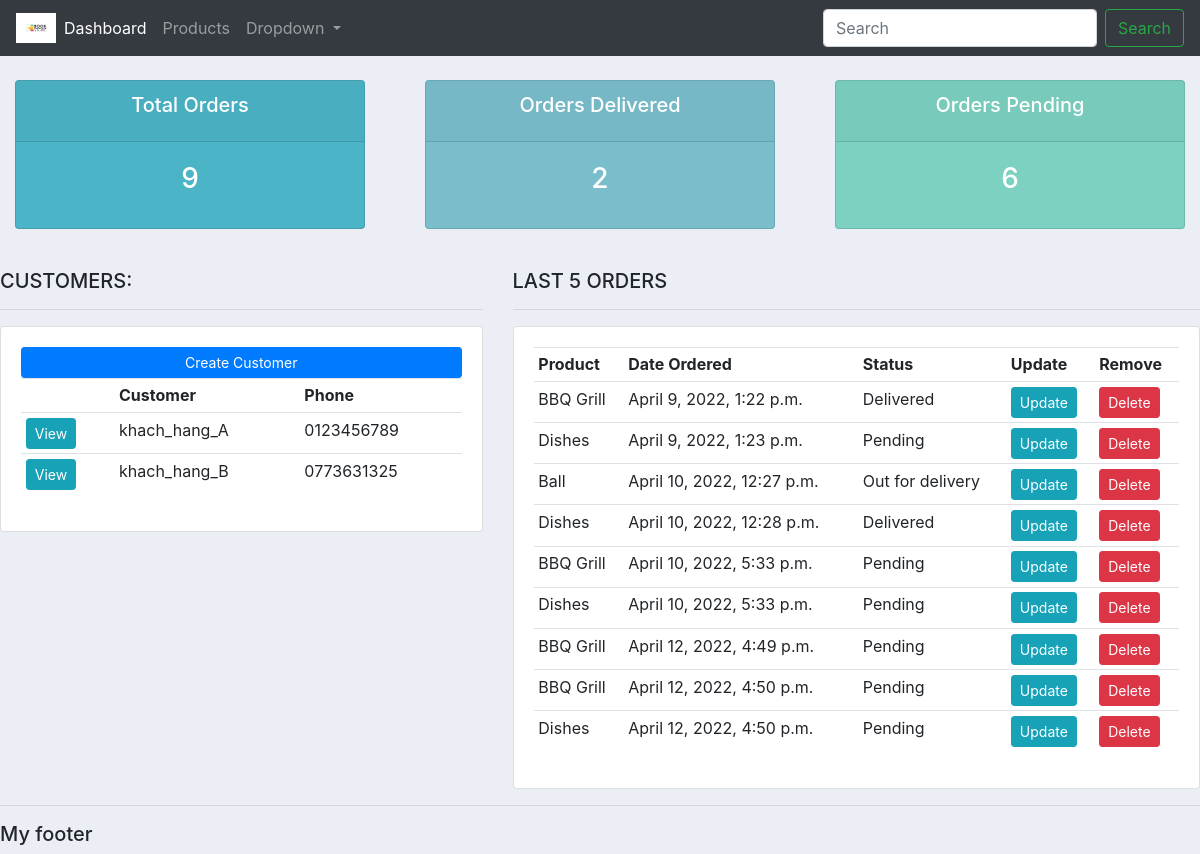
The page / on the database its author committed.
### accounts/models.py (models this page shows, shortened)
class Customer(models.Model):
	name = models.CharField(max_length=200, null=True) # 'null' cho phép nhập data có trường bị thiếu
	phone = models.CharField(max_length=200, null=True)
	email = models.CharField(max_length=200, null=True)
	date_created = models.DateTimeField(auto_now_add=True, null=True)

class Order(models.Model):
	STATUS = (
			('Pending', 'Pending'),
			('Out for delivery', 'Out for delivery'),
			('Delivered', 'Delivered'),
			)
	customer = models.ForeignKey(Customer, null=True, on_delete= models.SET_NULL) # 'on_delete': nếu xóa customer A trong bảng Customer thì ông A ở table Order nên được treat thế nào? xóa luôn order chứa ông A, hay set trường customer là NULL
	product = models.ForeignKey(Product, null=True, on_delete= models.SET_NULL)
	date_created = models.DateTimeField(auto_now_add=True, null=True)
	status = models.CharField(max_length=200, null=True, choices=STATUS) # 'choices' = drop down menu
	note = models.CharField(max_length=200, null=True)

class Product(models.Model):
	CATEGORY = (
			('Indoor', 'Indoor'),
			('Out Door', 'Out Door'),
			)
	name = models.CharField(max_length=200, null=True)
	price = models.FloatField(null=True)
	category = models.CharField(max_length=200, null=True, choices=CATEGORY)
	description = models.CharField(max_length=200, null=True, blank=True) # 'blank': cho phép bỏ trống trường này
	date_created = models.DateTimeField(auto_now_add=True, null=True)
	tags = models.ManyToManyField(Tag) # product thuộc thể loại nào
	def __str__(self):
		return self.name

### accounts/views.py (the view)
# urls.py: path('', views.home, name="home"), # [base page, view connect to the base page]
def home(request):
    orders = Order.objects.all()
    customers = Customer.objects.all()
    total_customers = customers.count()
    total_orders = orders.count()
    delivered = orders.filter(status='Delivered').count()
    pending = orders.filter(status='Pending').count()
    context = {'orders': orders, 'customers': customers,
               'total_customers': total_customers, 'total_orders': total_orders,
               'delivered': delivered, 'pending': pending}
    return render(request, 'accounts/dashboard.html', context)  # render() làm cho chữ đẹp hơn (bằng việc tuân theo format htm)

### accounts/templates/accounts/dashboard.html
{%  extends 'accounts/main.html' %}
{% block content %}
{%  include 'accounts/status.html' %}
<br>
<div class="row">
	<div class="col-md-5">
		<h5>CUSTOMERS:</h5>
		<hr>
		<div class="card card-body">
			<a class="btn btn-primary  btn-sm btn-block" href="">Create Customer</a>
			<table class="table table-sm">
				<tr>
					<th></th>
					<th>Customer</th>
					<th>Phone</th>
				</tr>
				{% for customer in customers %}
					<tr>
						<td><a class="btn btn-sm btn-info" href="{% url 'customer' customer.id %}">View</a></td>
						<td>{{customer.name}}</td>
						<td>{{customer.phone}}</td>
					<tr>
				{% endfor %}
			</table>
		</div>
	</div>
	<div class="col-md-7">
		<h5>LAST 5 ORDERS</h5>
		<hr>
		<div class="card card-body">
			<table class="table table-sm">
				<tr>
					<th>Product</th>
					<th>Date Ordered</th>
					<th>Status</th>
					<th>Update</th>
					<th>Remove</th>
				</tr>
				{% for order in orders %}
					<tr>
						<td>{{order.product}}</td>
						<td>{{order.date_created}}</td>
						<td>{{order.status}}</td>
						<td><a class="btn btn-sm btn-info" href="{% url 'update_order' order.id %}">Update</a></td>
						<td><a class="btn btn-sm btn-danger" href="{% url 'delete_order' order.id %}">Delete</a></td>
					<tr>
				{% endfor %}
			</table>
		</div>
	</div>
</div>
{% endblock %}

### static/css/main.css (style rules this page uses)
body { background-color: #ebeff5; }

### rows shown on the page
Customer: name "khach_hang_A", phone "0123456789"
Customer: name "khach_hang_B", phone "0773631325"
Order: product "BBQ Grill", date_created "April 9, 2022, 1:22 p.m.", status "Delivered"
Order: product "Dishes", date_created "April 9, 2022, 1:23 p.m.", status "Pending"
Order: product "Ball", date_created "April 10, 2022, 12:27 p.m.", status "Out for delivery"
Order: product "Dishes", date_created "April 10, 2022, 12:28 p.m.", status "Delivered"
Order: product "BBQ Grill", date_created "April 10, 2022, 5:33 p.m.", status "Pending"
Order: product "Dishes", date_created "April 10, 2022, 5:33 p.m.", status "Pending"
Order: product "BBQ Grill", date_created "April 12, 2022, 4:49 p.m.", status "Pending"
Order: product "BBQ Grill", date_created "April 12, 2022, 4:50 p.m.", status "Pending"
Order: product "Dishes", date_created "April 12, 2022, 4:50 p.m.", status "Pending"

### other values the page prints
{{ total_orders }} "9"
{{ delivered }} "2"
{{ pending }} "6"
